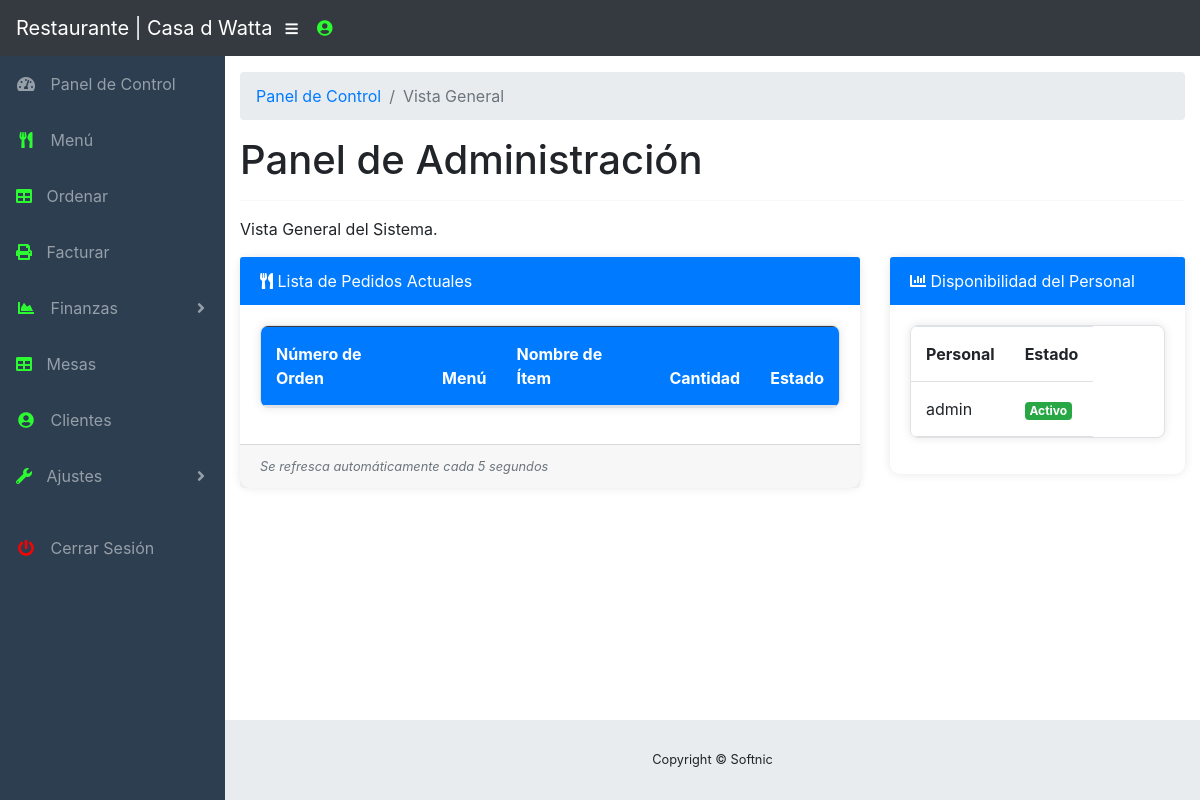
Page /admin/index.php (signed in) on the earlier database version.
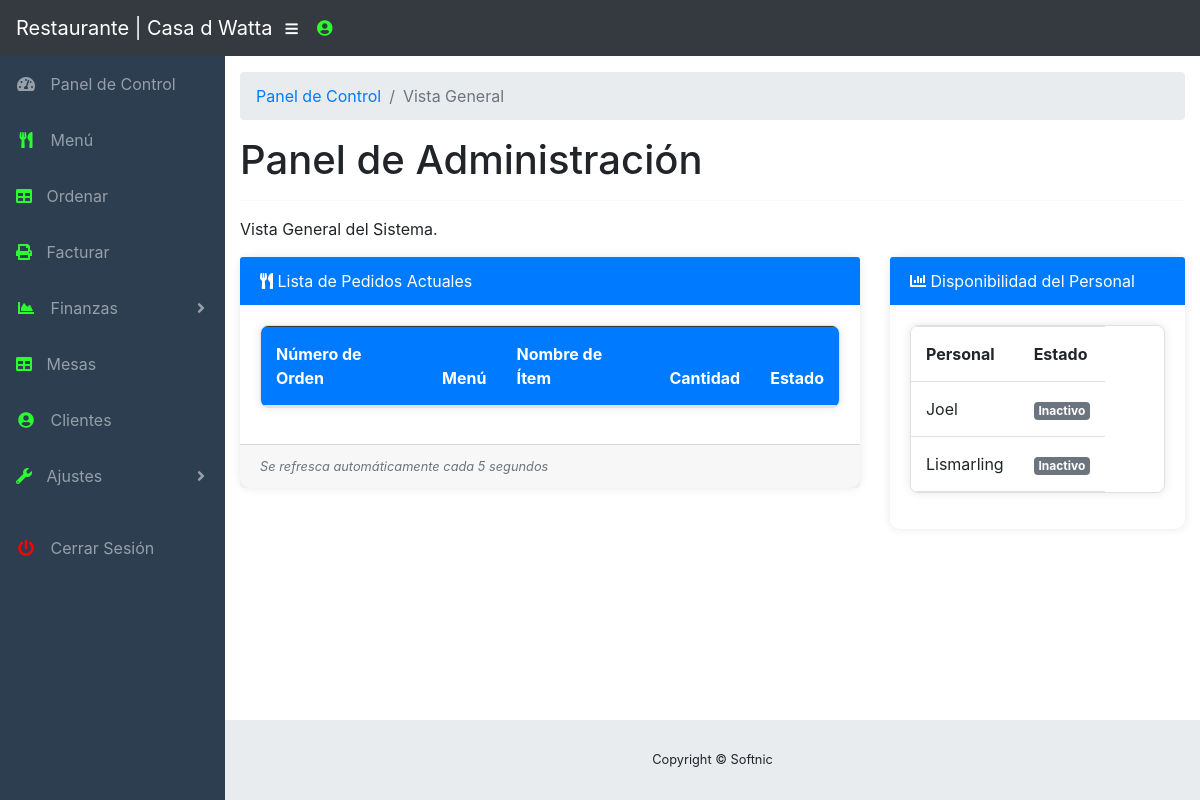
Same page on the later database version.
### tables this page shows
CREATE TABLE `tbl_staff` (
  `staffID` int(2) NOT NULL,
  `username` varchar(25) NOT NULL,
  `password` varchar(100) NOT NULL,
  `status` text NOT NULL,
  `role` text NOT NULL
);

### admin/index.php (the view, shortened to what this page needs)
<?php
include("../functions.php");
?>
<!DOCTYPE html>
<html lang="en">
  <head>
    <link href="https://cdn.jsdelivr.net/npm/bootstrap@5.3.0-alpha1/dist/css/bootstrap.min.css" rel="stylesheet">
    <link href="vendor/bootstrap/css/bootstrap.min.css" rel="stylesheet">
    <link href="vendor/fontawesome-free/css/all.min.css" rel="stylesheet" type="text/css">
    <link href="vendor/datatables/dataTables.bootstrap4.css" rel="stylesheet">
    <link href="css/sb-admin.css" rel="stylesheet">
        <link href="../css/stylesmac.css" rel="stylesheet">
    <link rel="stylesheet" href="https://use.fontawesome.com/releases/v5.8.1/css/all.css">
    <link rel="stylesheet" href="https://cdn.jsdelivr.net/npm/bootstrap-icons@1.10.5/font/bootstrap-icons.css">
  </head>
  <body id="page-top">
  <?php
include_once('../include/navbar.php');
?>
    <div id="wrapper">
<?php
include_once('../include/sidebar.php');
?>
          <ol class="breadcrumb">
            <li class="breadcrumb-item">
              <a href="index.php">Panel de Control</a>
            </li>
            <li class="breadcrumb-item active">Vista General</li>
          </ol>
          <h1>Panel de Administración</h1>
          <hr>
          <p>Vista General del Sistema.</p>
          <div class="row">
            <div class="col-lg-8">
              <div class="card mb-3">
                <div class="card-header">
                  <i class="fas fa-utensils"></i>
                  Lista de Pedidos Actuales</div>
                <div class="card-body">
                  <table id="tblCurrentOrder"  class="table table-responsive table-bordered" width="100%" cellspacing="0">
                    <thead class="table table-dark">
                      <th>Número de Orden</th>
                      <th>Menú</th>
                      <th>Nombre de Ítem</th>
                      <th class='text-center'>Cantidad</th>
                      <th class='text-center'>Estado</th>
                    </thead>
                  </table>
                </div>
                <div class="card-footer small text-muted"><i>Se refresca automáticamente cada 5 segundos</i></div>
              </div>
            </div>
            <div class="col-lg-4">
              <div class="card mb-3">
                <div class="card-header">
                  <i class="fas fa-chart-bar""></i>
                  Disponibilidad del Personal</div>
                <div class="card-body">
                  <table  class="table table-responsive table-bordered" width="100%" cellspacing="0">
                    <tr>
                      <td><b>Personal</b></td>
                      <td><b>Estado</b></td>
                    </tr>
                    <?php
                      $displayStaffQuery = "SELECT username,status FROM tbl_staff";
                          if ($result = $sqlconnection->query($displayStaffQuery)) {
                            while($staff = $result->fetch_array(MYSQLI_ASSOC)) {
                              echo "<tr>";
                              echo "<td>{$staff['username']}</td>";
                              if ($staff['status'] == "Online") {
                                echo "<td><span class=\"badge badge-success\">Activo</span></td>";
                              }
                              if ($staff['status'] == "Offline") {
                                echo "<td><span class=\"badge badge-secondary\">Inactivo</span></td>";
                              }
                              echo "</tr>";
                            }
                          }
                    ?>
                  </table>
                </div>
              </div>
            </div>
          </div>
        </div>
      <?php  include_once('../include/footer.php');?>
      </div>
    </div>
  </body>
</html>

Differences in the rows shown:
removed tbl_staff: username "admin", status "Activo"
added tbl_staff: username "Joel", status "Inactivo"
added tbl_staff: username "Lismarling", status "Inactivo"
